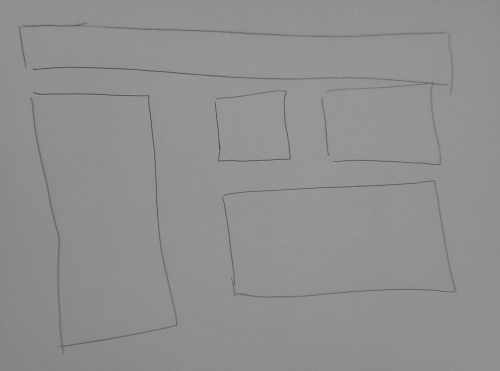
#> input picture shapes_gray.png, 500 x 371 px
$ python shape_detect2.py   (Python 2 division)
#> lines starting #> are read from the running program, lines starting #| are printed output that depends on the picture; after the words box and inside, x2 and y2 are one past the last pixel; in counts of white or black regions, pixels touching at a corner belong together
import numpy as np
import cv2
from matplotlib import pyplot as plt
from copy import deepcopy

img = cv2.imread('shapes_gray.png',0)
#> img is the input picture: shape (371, 500); min 70, max 159, mean 143.9

ret,thresh = cv2.threshold(img,127,255,cv2.THRESH_BINARY)
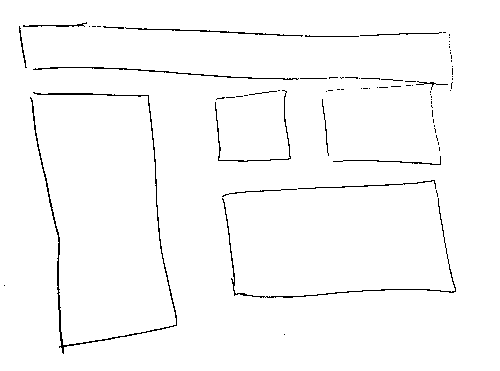
#> thresh: shape (371, 500); 98.1% white; black in thin lines or dots, all inside (x1, y1, x2, y2) = (4, 22, 456, 354)
#thresh, im_bw = cv2.threshold(im_gray, 128, 255, cv2.THRESH_BINARY | cv2.THRESH_OTSU)
thresh2 = deepcopy(thresh)

contours,h = cv2.findContours(thresh,1,2)
#> contours = 113 contours, 83 with area under 20; largest, box (x1, y1, x2, y2) and area: (0, 0, 500, 371) 184630, (29, 91, 178, 355) 1814, (32, 66, 299, 81) 601, (265, 263, 457, 299) 478, (214, 92, 292, 163) 425; h = 113 rows, first 6: [1, -1, -1, -1], [2, 0, -1, -1], [3, 1, -1, -1], [4, 2, -1, -1], [5, 3, -1, -1], [6, 4, -1, -1]

for cnt in contours:
    approx = cv2.approxPolyDP(cnt,0.01*cv2.arcLength(cnt,True),True)
    print len(approx)
    if len(approx)==5:
        print "pentagon"
        cv2.drawContours(thresh,[cnt],0,255,-1)
    elif len(approx)==3:
        print "triangle"
        cv2.drawContours(thresh,[cnt],0,(0,255,0),-1)
    elif len(approx)==4:
        print "square",cnt
        cv2.drawContours(thresh,[cnt],0,(0,0,255),-1)
    elif len(approx) == 9:
        print "half-circle"
        cv2.drawContours(thresh,[cnt],0,(255,255,0),-1)
    elif len(approx) > 15:
        print "circle"
        cv2.drawContours(thresh,[cnt],0,(0,255,255),-1)
#> this loop made 113 passes
#> approx on passes 1, 2, 3, 17, 20, 27, 32, 35, 37, 43, 50, 53: [[283, 334], [284, 333], [285, 334], [284, 335]], [[264, 297], [265, 296], [266, 297], [265, 298]], [[3, 285], [4, 284], [5, 285], [4, 286]], [[403, 184], [297, 188]], [[441, 156], [440, 165], [342, 160], [439, 163]], [[433, 128], [434, 127], [435, 128], [434, 129]], [[431, 107], [432, 106], [433, 107], [432, 108]], [[430, 99], [431, 98], [432, 99], [431, 100]], [[215, 99], [216, 98], [217, 99], [216, 100]], [[429, 94], [430, 93], [431, 94], [430, 95]], [[325, 91], [326, 90], [327, 91], [326, 92]], [[449, 90], [450, 89], [451, 90], [450, 91]]
#> (printed output is left out)
#> thresh: shape (371, 500); every value is 0

plt.subplot(2,2,1)
plt.imshow(img,'gray')
plt.subplot(2,2,2)
plt.imshow(thresh2,'gray')
plt.subplot(2,2,3)
plt.imshow(thresh,'gray')
plt.show()
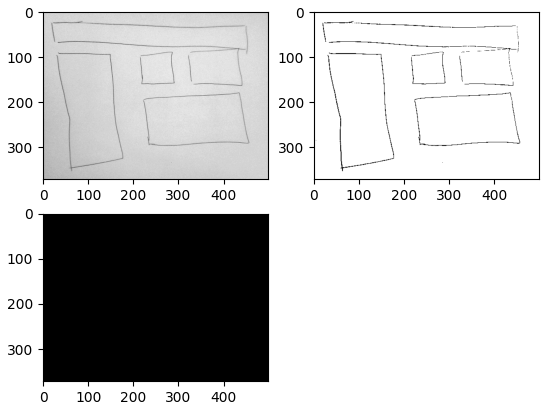
#> figure drawn by matplotlib, 3 panels
